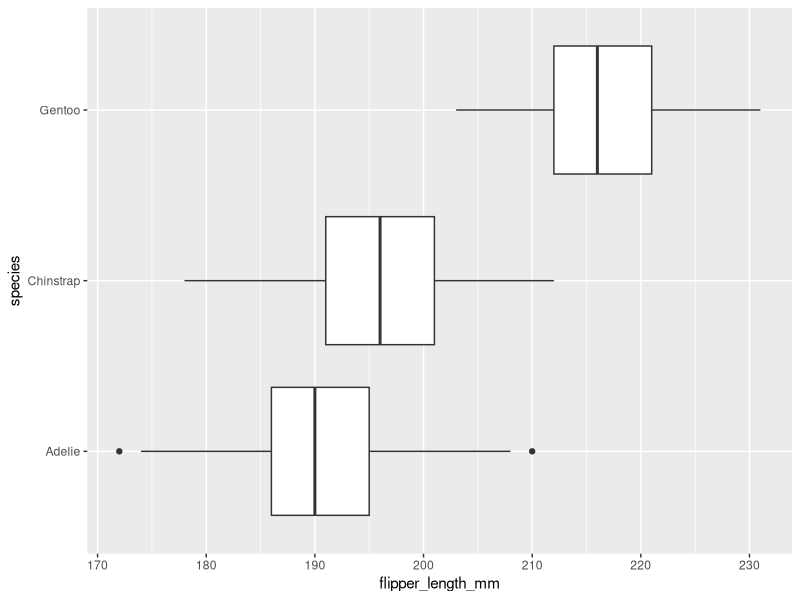
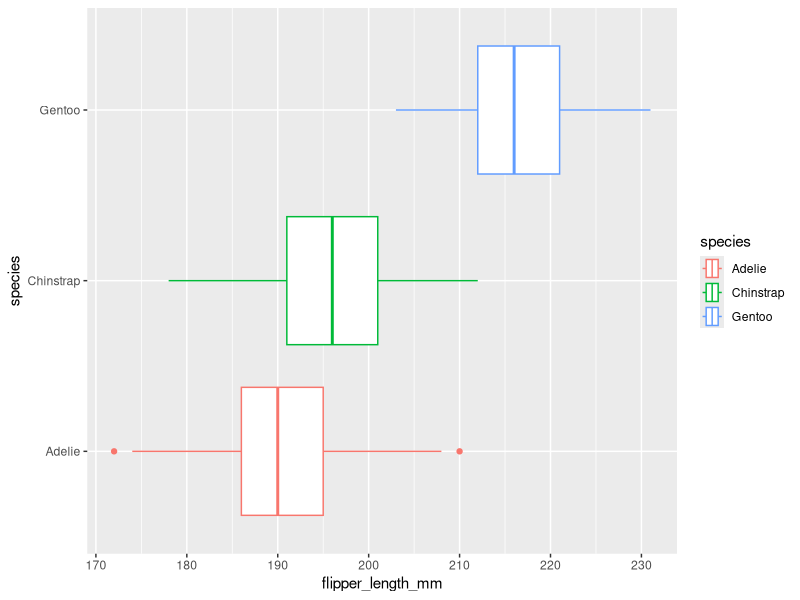
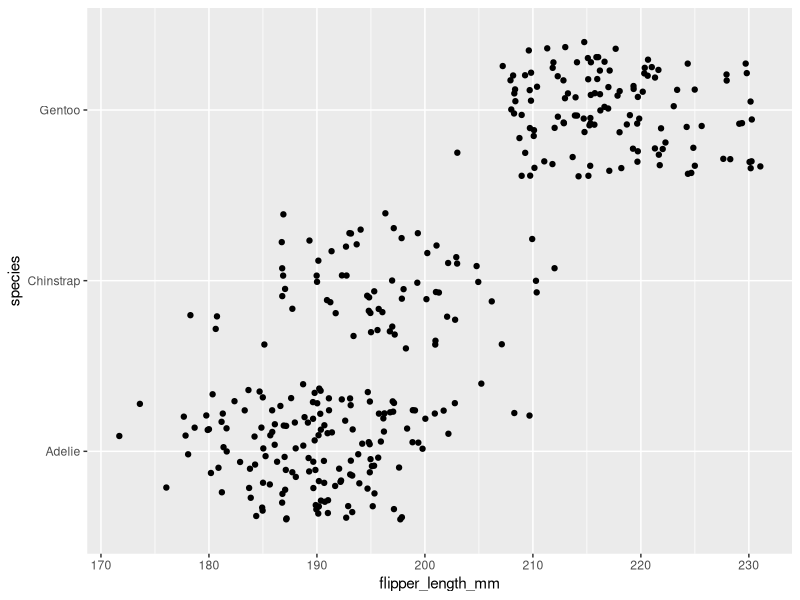
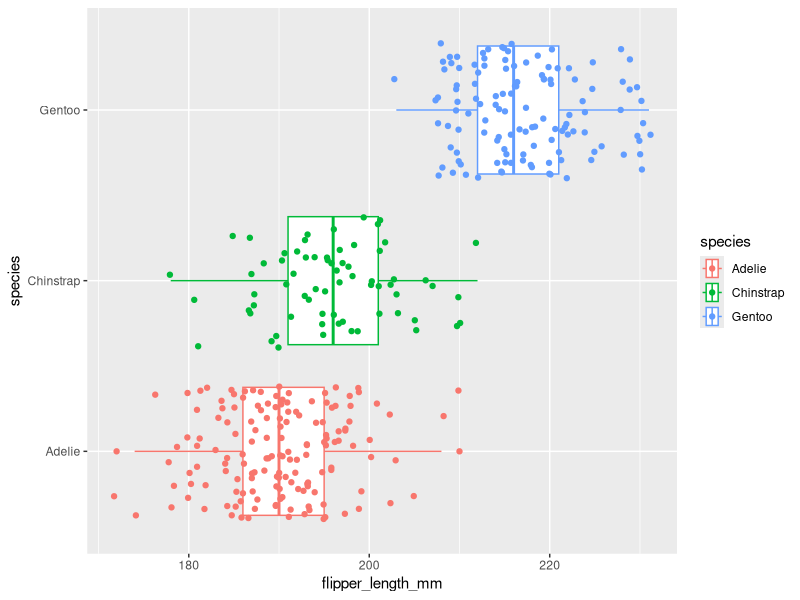
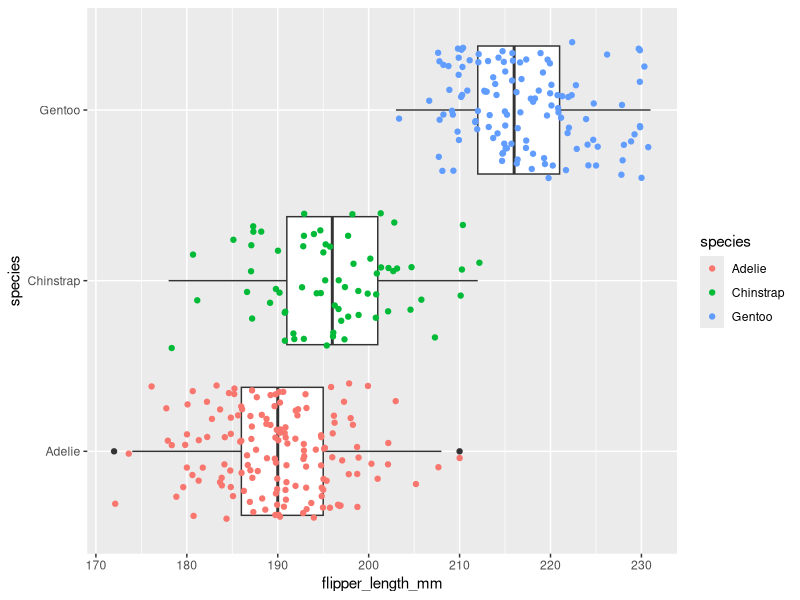
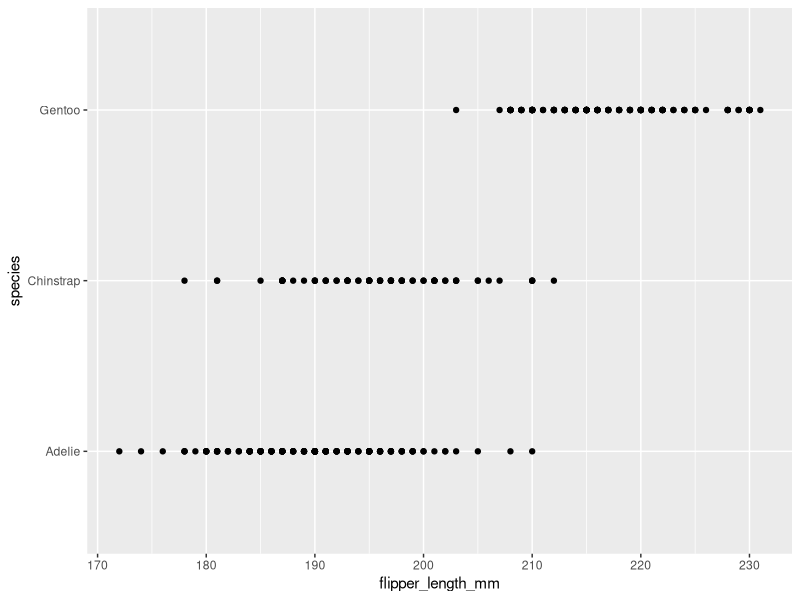
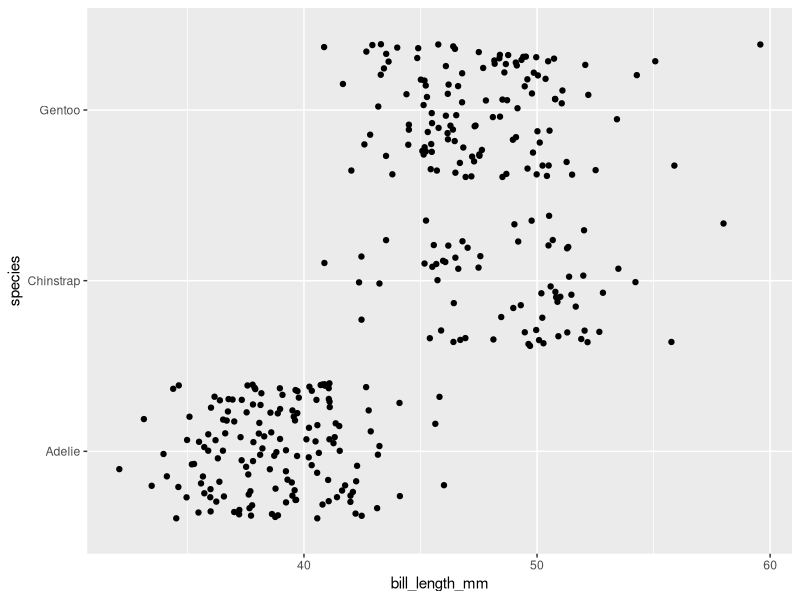
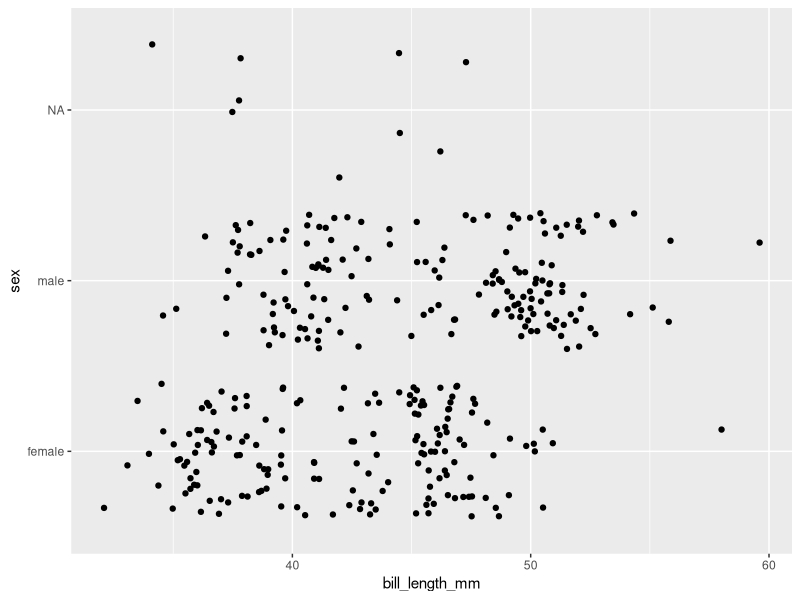

Generate these figures, in order, with R:
## ---- chunk 1
knitr::opts_chunk$set(error = TRUE)
## ---- chunk 2
library(palmerpenguins)
penguins
## ---- chunk 3
library(ggplot2)
## ---- chunk 4
ggplot(data = penguins, mapping = aes(x = flipper_length_mm, y = species)) +
  geom_boxplot()
## ---- chunk 5
ggplot(data = penguins, mapping = aes(x = flipper_length_mm, y = species, color = species)) +
  geom_boxplot()
## ---- chunk 6
ggplot(data = penguins, mapping = aes(x = flipper_length_mm, y = species, position = "jitter")) +
  geom_jitter()
## ---- chunk 7

ggplot(data = penguins, mapping = aes(x = flipper_length_mm, y = species, color = species, position = "jitter")) +
  geom_boxplot() + geom_jitter()

## ---- chunk 8
ggplot(data = penguins, mapping = aes(x = flipper_length_mm, y = species, position = "jitter")) +
  geom_boxplot() + geom_jitter(aes(color = species)) #added the color aesthetic to the jitters only

## ---- chunk 9
ggplot(data = penguins) + geom_point(mapping = aes(x = flipper_length_mm, y = species, position = "jitter")) 
## ---- chunk 10
ggplot(data = penguins, mapping = aes(x = bill_length_mm, y = species)) +
  geom_jitter()
## ---- chunk 11
ggplot(data = penguins, mapping = aes(x = bill_length_mm, y = sex)) +
  geom_jitter()
## ---- chunk 12
ggplot(data = penguins, mapping = aes(x = bill_length_mm, y = island)) +
  geom_jitter()
## ---- chunk 13
ggplot(data = penguins, mapping = aes(x = flipper_length_mm, y = body_mass_g)) +
  geom_jitter()

## ---- chunk 14
ggplot(data = penguins, mapping = aes(x = flipper_length_mm, y = body_mass_g, color = species, shape = species)) +
  geom_jitter()
## ---- chunk 15
ggplot(data = penguins, mapping = aes(x = flipper_length_mm, y = body_mass_g, color = species, shape = species, size = 2.5, alpha = 0.25)) +
  geom_jitter()
